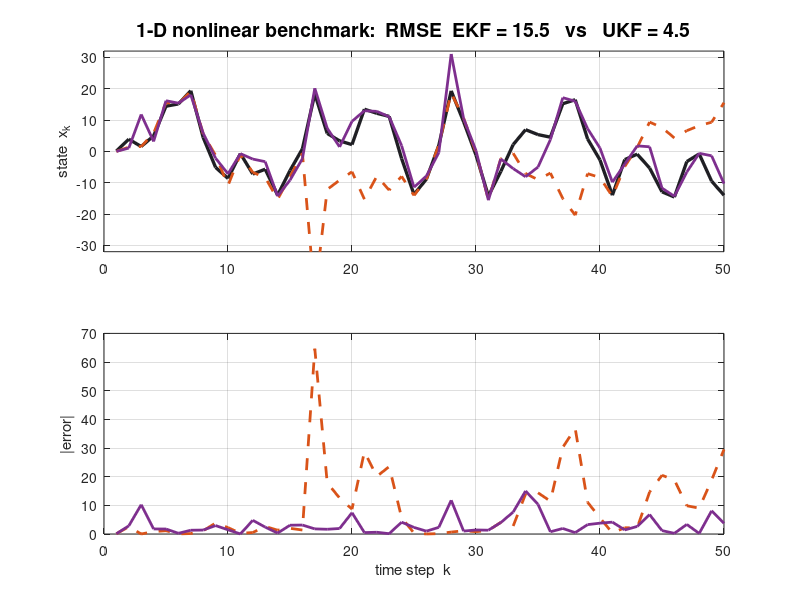

MATLAB code to generate this figure:
%% EKF vs UKF — classic 1-D nonlinear benchmark (Kitagawa / Gordon-Salmond-Smith)
%  SEL5917 — Nonlinear Filtering
%    x_k = 0.5 x_{k-1} + 25 x_{k-1}/(1+x_{k-1}^2) + 8 cos(1.2 k) + w_k,  w~N(0,Q)
%    y_k = x_k^2 / 20 + v_k,                                            v~N(0,R)
%  Strongly nonlinear dynamics AND a sign-blind (x^2) measurement: the textbook
%  case where the EKF struggles/diverges and the UKF tracks much better.
%  Output: ../images/benchmark1d.png  and prints the RMSE comparison.
%  Author: generated for Prof. Marcos R. Fernandes.

clear; clc; close all; rng(5);

K=50; Q=10; R=1;
f=@(x,k) 0.5*x + 25*x./(1+x.^2) + 8*cos(1.2*k);
df=@(x)  0.5 + 25*(1-x.^2)./(1+x.^2).^2;      % df/dx
h=@(x)   x.^2/20;
dh=@(x)  x/10;                                 % dh/dx

%% ---- ground truth + measurements ----
xt=zeros(1,K); xt(1)=0.1;
for k=2:K, xt(k)=f(xt(k-1),k-1)+sqrt(Q)*randn; end
y=zeros(1,K); for k=1:K, y(k)=h(xt(k))+sqrt(R)*randn; end

%% ---- shared init ----
m0=0; P0=5;

%% ---- EKF ----
xe=zeros(1,K); xe(1)=m0; P=P0;
for k=2:K
    A=df(xe(k-1)); xp=f(xe(k-1),k-1); Pp=A*P*A+Q;
    H=dh(xp); S=H*Pp*H+R; Kk=Pp*H/S;
    xe(k)=xp+Kk*(y(k)-h(xp)); P=(1-Kk*H)*Pp;
end

%% ---- UKF (n=1) ----
n=1; kappa=2; c=sqrt(n+kappa);
wm=[kappa/(n+kappa), 1/(2*(n+kappa)), 1/(2*(n+kappa))]; wc=wm;
xu=zeros(1,K); xu(1)=m0; P=P0;
for k=2:K
    sp=sqrt(P); X=[xu(k-1), xu(k-1)+c*sp, xu(k-1)-c*sp];
    Xp=f(X,k-1);                       mp=Xp*wm';  dX=Xp-mp; Pp=(wc.*dX)*dX'+Q;
    Yp=h(Xp);                          yh=Yp*wm';  dY=Yp-yh; Sy=(wc.*dY)*dY'+R;
    Pxy=(wc.*dX)*dY'; Kk=Pxy/Sy;
    xu(k)=mp+Kk*(y(k)-yh); P=Pp-Kk*Sy*Kk;
end

%% ---- RMSE ----
rmseE=sqrt(mean((xe-xt).^2)); rmseU=sqrt(mean((xu-xt).^2));
fprintf('==== 1-D benchmark RMSE (K=%d) ====\n',K);
fprintf('EKF = %.2f   |   UKF = %.2f\n',rmseE,rmseU);

%% ---- figure ----
co=get(groot,'defaultAxesColorOrder');
cT=[0.12 0.12 0.14]; cE=co(2,:); cU=co(4,:);
fig=figure('Color','w','Position',[100 100 1180 640]);

ax1=subplot(2,1,1); hold(ax1,'on'); grid(ax1,'on'); box(ax1,'on');
plot(ax1,1:K,xt,'-','Color',cT,'LineWidth',2.4);
plot(ax1,1:K,xe,'--','Color',cE,'LineWidth',2.0);
plot(ax1,1:K,xu,'-','Color',cU,'LineWidth',2.0);
ylabel(ax1,'state  x_k'); ylim(ax1,[-32 32]);
title(ax1,sprintf('1-D nonlinear benchmark:  RMSE  EKF = %.1f   vs   UKF = %.1f',rmseE,rmseU),'FontSize',14,'FontWeight','bold');

ax2=subplot(2,1,2); hold(ax2,'on'); grid(ax2,'on'); box(ax2,'on');
plot(ax2,1:K,abs(xe-xt),'--','Color',cE,'LineWidth',2.0);
plot(ax2,1:K,abs(xu-xt),'-','Color',cU,'LineWidth',2.0);
xlabel(ax2,'time step  k'); ylabel(ax2,'|error|');

pngOut=fullfile(fileparts(mfilename('fullpath')),'..','images','benchmark1d.png');
try, exportgraphics(fig,pngOut,'Resolution',140); catch, saveas(fig,pngOut); end
fprintf('Saved PNG -> %s\n',pngOut);
